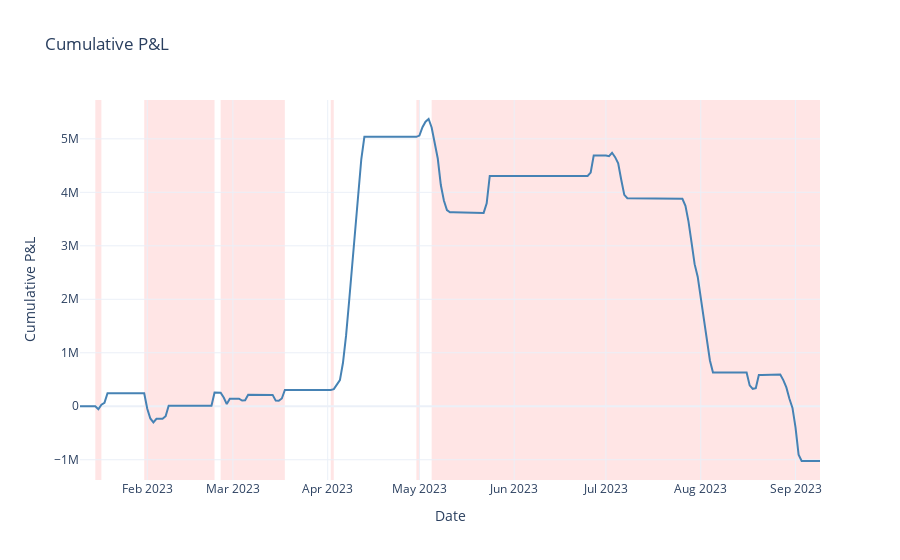

Write notebook code for a chart like this one.
### Code cell
if backtest_result is not None:
    # Plot P&L evolution (equity curve)
    fig_pnl = plot_equity_curve(
        pnl=backtest_result.pnl["net_pnl"],
        title="Cumulative P&L",
        show_drawdown_shading=True,
    )
    fig_pnl.show()

    print("P&L visualization complete")
else:
    print("\n⚠️  P&L visualization skipped (no backtest results)")

### Figure 1 — Plotly figure (JSON) as saved in the notebook; plotly's stock layout.template omitted (floating-point values rounded to 4 significant figures; data arrays with more than 128 entries replaced by an {"elided": "..."} marker saying what was removed)
{"data": [{"hovertemplate": "Date=%{x}<br>Cumulative P&L=%{y}<extra></extra>", "legendgroup": "", "line": {"color": "steelblue", "dash": "solid", "width": 2}, "marker": {"symbol": "circle"}, "mode": "lines", "name": "", "orientation": "v", "showlegend": false, "type": "scatter", "x": {"elided": "243 str values"}, "xaxis": "x", "y": {"elided": "243 float values"}, "yaxis": "y"}], "layout": {"hovermode": "x unified", "legend": {"tracegroupgap": 0}, "shapes": [{"fillcolor": "red", "layer": "below", "line": {"width": 0}, "opacity": 0.1, "type": "rect", "x0": "2023-01-15T00:00:00", "x1": "2023-01-17T00:00:00", "xref": "x", "y0": 0, "y1": 1, "yref": "y domain"}, {"fillcolor": "red", "layer": "below", "line": {"width": 0}, "opacity": 0.1, "type": "rect", "x0": "2023-01-31T00:00:00", "x1": "2023-02-23T00:00:00", "xref": "x", "y0": 0, "y1": 1, "yref": "y domain"}, {"fillcolor": "red", "layer": "below", "line": {"width": 0}, "opacity": 0.1, "type": "rect", "x0": "2023-02-25T00:00:00", "x1": "2023-03-18T00:00:00", "xref": "x", "y0": 0, "y1": 1, "yref": "y domain"}, {"fillcolor": "red", "layer": "below", "line": {"width": 0}, "opacity": 0.1, "type": "rect", "x0": "2023-04-02T00:00:00", "x1": "2023-04-03T00:00:00", "xref": "x", "y0": 0, "y1": 1, "yref": "y domain"}, {"fillcolor": "red", "layer": "below", "line": {"width": 0}, "opacity": 0.1, "type": "rect", "x0": "2023-04-30T00:00:00", "x1": "2023-05-01T00:00:00", "xref": "x", "y0": 0, "y1": 1, "yref": "y domain"}, {"fillcolor": "red", "layer": "below", "line": {"width": 0}, "opacity": 0.1, "type": "rect", "x0": "2023-05-05T00:00:00", "x1": "2023-09-09T00:00:00", "xref": "x", "y0": 0, "y1": 1, "yref": "y domain"}], "showlegend": false, "title": {"text": "Cumulative P&L"}, "xaxis": {"anchor": "y", "domain": [0, 1], "title": {"text": "Date"}}, "yaxis": {"anchor": "x", "domain": [0, 1], "title": {"text": "Cumulative P&L"}}}}
